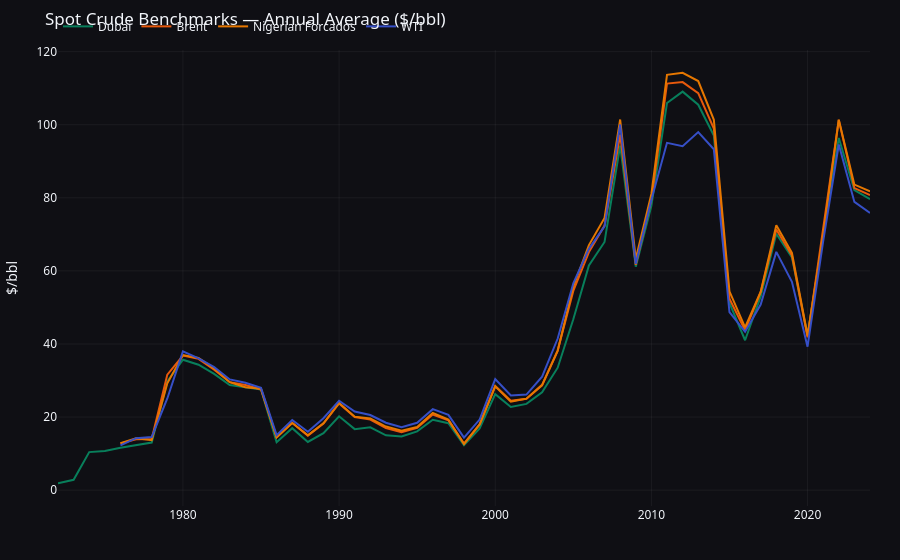

Notebook source saved alongside this figure:
### Markdown cell above
## 7b. Spot benchmarks — Brent, WTI, Dubai

### Code cell
df = q("SELECT * FROM spot_crude_prices ORDER BY year")

fig = px.line(df, x="year", y="price_usd", color="benchmark",
              labels={"price_usd": "$/bbl", "year": "", "benchmark": ""},
              color_discrete_map={"Brent": "#e8590c", "WTI": "#364fc7",
                                  "Dubai": "#087f5b", "Nigerian Forcados": "#e67700"})
style(fig, title="Spot Crude Benchmarks \u2014 Annual Average ($/bbl)")
fig.show()

### Figure 1 — Plotly figure (JSON) as saved in the notebook; plotly's stock layout.template omitted (floating-point values rounded to 4 significant figures)
{"data": [{"hovertemplate": "=%{x}<br>$/bbl=%{y}<extra></extra>", "legendgroup": "Dubai", "line": {"color": "#087f5b", "dash": "solid"}, "marker": {"symbol": "circle"}, "mode": "lines", "name": "Dubai", "orientation": "v", "showlegend": true, "type": "scatter", "x": [1972, 1973, 1974, 1975, 1976, 1977, 1978, 1979, 1980, 1981, 1982, 1983, 1984, 1985, 1986, 1987, 1988, 1989, 1990, 1991, 1992, 1993, 1994, 1995, 1996, 1997, 1998, 1999, 2000, 2001, 2002, 2003, 2004, 2005, 2006, 2007, 2008, 2009, 2010, 2011, 2012, 2013, 2014, 2015, 2016, 2017, 2018, 2019, 2020, 2021, 2022, 2023, 2024], "xaxis": "x", "y": [1.9, 2.83, 10.41, 10.7, 11.62, 12.38, 13.03, 29.75, 35.69, 34.32, 31.8, 28.78, 28.06, 27.53, 13.1, 16.95, 13.18, 15.59, 20.21, 16.7, 17.18, 14.99, 14.69, 16.08, 19.26, 18.31, 12.3, 16.9, 26.27, 22.78, 23.6, 26.75, 33.51, 46.78, 61.48, 67.92, 94.28, 61.14, 77.78, 105.9, 109.1, 105.5, 97.02, 51.22, 41.02, 53.02, 70.15, 63.71, 42.41, 68.91, 96.38, 82.09, 79.61], "yaxis": "y"}, {"hovertemplate": "=%{x}<br>$/bbl=%{y}<extra></extra>", "legendgroup": "Brent", "line": {"color": "#e8590c", "dash": "solid"}, "marker": {"symbol": "circle"}, "mode": "lines", "name": "Brent", "orientation": "v", "showlegend": true, "type": "scatter", "x": [1976, 1977, 1978, 1979, 1980, 1981, 1982, 1983, 1984, 1985, 1986, 1987, 1988, 1989, 1990, 1991, 1992, 1993, 1994, 1995, 1996, 1997, 1998, 1999, 2000, 2001, 2002, 2003, 2004, 2005, 2006, 2007, 2008, 2009, 2010, 2011, 2012, 2013, 2014, 2015, 2016, 2017, 2018, 2019, 2020, 2021, 2022, 2023, 2024], "xaxis": "x", "y": [12.8, 13.92, 14.02, 31.61, 36.83, 35.93, 32.97, 29.55, 28.78, 27.56, 14.43, 18.44, 14.92, 18.23, 23.73, 20.0, 19.32, 16.97, 15.82, 17.02, 20.67, 19.09, 12.72, 17.97, 28.5, 24.44, 25.02, 28.83, 38.27, 54.52, 65.14, 72.39, 97.26, 61.67, 79.5, 111.3, 111.7, 108.7, 98.95, 52.39, 43.73, 54.19, 71.31, 64.21, 41.84, 70.91, 101.3, 82.64, 80.76], "yaxis": "y"}, {"hovertemplate": "=%{x}<br>$/bbl=%{y}<extra></extra>", "legendgroup": "Nigerian Forcados", "line": {"color": "#e67700", "dash": "solid"}, "marker": {"symbol": "circle"}, "mode": "lines", "name": "Nigerian Forcados", "orientation": "v", "showlegend": true, "type": "scatter", "x": [1976, 1977, 1978, 1979, 1980, 1981, 1982, 1983, 1984, 1985, 1986, 1987, 1988, 1989, 1990, 1991, 1992, 1993, 1994, 1995, 1996, 1997, 1998, 1999, 2000, 2001, 2002, 2003, 2004, 2005, 2006, 2007, 2008, 2009, 2010, 2011, 2012, 2013, 2014, 2015, 2016, 2017, 2018, 2019, 2020, 2021, 2022, 2023, 2024], "xaxis": "x", "y": [12.87, 14.21, 13.65, 29.25, 36.98, 36.18, 33.29, 29.54, 28.14, 27.75, 14.46, 18.39, 15.0, 18.3, 23.85, 20.11, 19.61, 17.41, 16.25, 17.26, 21.16, 19.33, 12.63, 17.98, 28.42, 24.23, 25.04, 28.68, 38.13, 55.69, 67.07, 74.48, 101.4, 63.35, 81.05, 113.7, 114.2, 112.0, 101.3, 54.41, 44.54, 54.31, 72.47, 64.95, 42.31, 69.76, 101.4, 83.6, 81.75], "yaxis": "y"}, {"hovertemplate": "=%{x}<br>$/bbl=%{y}<extra></extra>", "legendgroup": "WTI", "line": {"color": "#364fc7", "dash": "solid"}, "marker": {"symbol": "circle"}, "mode": "lines", "name": "WTI", "orientation": "v", "showlegend": true, "type": "scatter", "x": [1976, 1977, 1978, 1979, 1980, 1981, 1982, 1983, 1984, 1985, 1986, 1987, 1988, 1989, 1990, 1991, 1992, 1993, 1994, 1995, 1996, 1997, 1998, 1999, 2000, 2001, 2002, 2003, 2004, 2005, 2006, 2007, 2008, 2009, 2010, 2011, 2012, 2013, 2014, 2015, 2016, 2017, 2018, 2019, 2020, 2021, 2022, 2023, 2024], "xaxis": "x", "y": [12.23, 14.22, 14.55, 25.08, 37.96, 36.08, 33.65, 30.3, 29.39, 27.98, 15.05, 19.19, 15.98, 19.67, 24.46, 21.53, 20.57, 18.45, 17.21, 18.42, 22.16, 20.61, 14.39, 19.31, 30.37, 25.93, 26.16, 31.06, 41.49, 56.59, 66.04, 72.2, 100.1, 61.92, 79.45, 95.04, 94.13, 97.99, 93.28, 48.71, 43.34, 50.79, 65.2, 57.03, 39.25, 68.1, 94.58, 78.88, 75.87], "yaxis": "y"}], "layout": {"font": {"family": "DM Sans, system-ui, sans-serif"}, "hovermode": "x unified", "legend": {"orientation": "h", "title": {"text": ""}, "tracegroupgap": 0, "x": 0, "xanchor": "left", "y": 1.02, "yanchor": "bottom"}, "margin": {"b": 40, "l": 50, "r": 30, "t": 50}, "paper_bgcolor": "rgba(15,15,20,1)", "plot_bgcolor": "rgba(0,0,0,0)", "title": {"text": "Spot Crude Benchmarks — Annual Average ($/bbl)"}, "xaxis": {"anchor": "y", "domain": [0, 1], "gridcolor": "rgba(255,255,255,0.05)", "title": {"text": ""}, "zeroline": false}, "yaxis": {"anchor": "x", "domain": [0, 1], "gridcolor": "rgba(255,255,255,0.05)", "title": {"text": "$/bbl"}, "zeroline": false}}}
